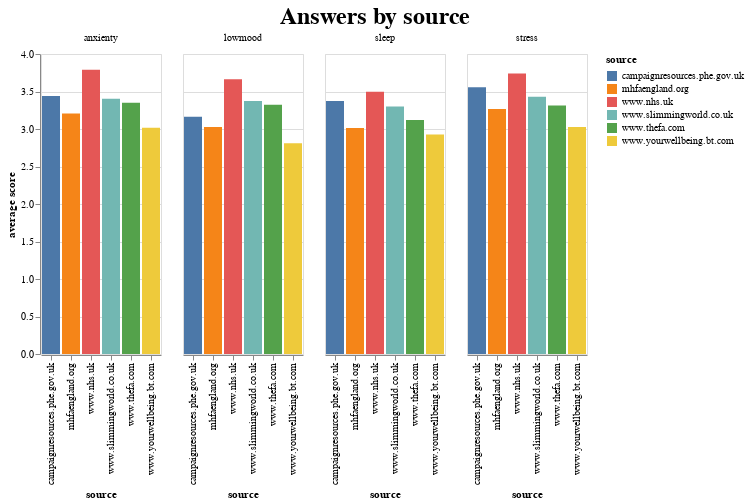

Here is the notebook cell this chart was saved with:
### Code cell
alt.Chart(
    melted,
    title='Answers by source').mark_bar().encode(
    x='source:O',
    y=alt.Y('value:Q', title='average score'),
    color='source:N',
    column=alt.Column('answer:N', title='')
).configure_title(
    fontSize=24,
    anchor='middle'
)

### Figure 1 — Vega-Lite specification as saved in the notebook (floating-point values rounded to 4 significant figures)
{"config": {"view": {"continuousWidth": 400, "continuousHeight": 300}, "title": {"anchor": "middle", "fontSize": 24}}, "data": {"name": "data-650aa117b32860421ce6ae557213d62f"}, "mark": "bar", "encoding": {"color": {"type": "nominal", "field": "source"}, "column": {"type": "nominal", "field": "answer", "title": ""}, "x": {"type": "ordinal", "field": "source"}, "y": {"type": "quantitative", "field": "value", "title": "average score"}}, "title": "Answers by source", "$schema": "https://vega.github.io/schema/vega-lite/v4.8.1.json", "datasets": {"data-650aa117b32860421ce6ae557213d62f": [{"source": "campaignresources.phe.gov.uk", "answer": "lowmood", "value": 3.163}, {"source": "mhfaengland.org", "answer": "lowmood", "value": 3.026}, {"source": "www.nhs.uk", "answer": "lowmood", "value": 3.663}, {"source": "www.slimmingworld.co.uk", "answer": "lowmood", "value": 3.374}, {"source": "www.thefa.com", "answer": "lowmood", "value": 3.323}, {"source": "www.yourwellbeing.bt.com", "answer": "lowmood", "value": 2.81}, {"source": "campaignresources.phe.gov.uk", "answer": "sleep", "value": 3.373}, {"source": "mhfaengland.org", "answer": "sleep", "value": 3.014}, {"source": "www.nhs.uk", "answer": "sleep", "value": 3.496}, {"source": "www.slimmingworld.co.uk", "answer": "sleep", "value": 3.299}, {"source": "www.thefa.com", "answer": "sleep", "value": 3.118}, {"source": "www.yourwellbeing.bt.com", "answer": "sleep", "value": 2.928}, {"source": "campaignresources.phe.gov.uk", "answer": "anxienty", "value": 3.441}, {"source": "mhfaengland.org", "answer": "anxienty", "value": 3.208}, {"source": "www.nhs.uk", "answer": "anxienty", "value": 3.791}, {"source": "www.slimmingworld.co.uk", "answer": "anxienty", "value": 3.402}, {"source": "www.thefa.com", "answer": "anxienty", "value": 3.351}, {"source": "www.yourwellbeing.bt.com", "answer": "anxienty", "value": 3.015}, {"source": "campaignresources.phe.gov.uk", "answer": "stress", "value": 3.557}, {"source": "mhfaengland.org", "answer": "stress", "value": 3.266}, {"source": "www.nhs.uk", "answer": "stress", "value": 3.739}, {"source": "www.slimmingworld.co.uk", "answer": "stress", "value": 3.43}, {"source": "www.thefa.com", "answer": "stress", "value": 3.312}, {"source": "www.yourwellbeing.bt.com", "answer": "stress", "value": 3.026}]}}
